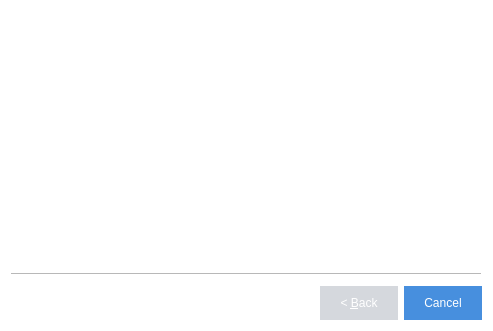
<?xml version="1.0" encoding="UTF-8"?>
<ui version="4.0">
 <class>Wizard</class>
 <widget class="QWizard" name="Wizard">
  <property name="geometry">
   <rect>
    <x>0</x>
    <y>0</y>
    <width>493</width>
    <height>331</height>
   </rect>
  </property>
  <property name="windowTitle">
   <string>Prismatik configuration</string>
  </property>
  <property name="styleSheet">
   <string notr="true">QWizard {
background-color:white;
}
QComboBox{
border:1px solid #d5d8dd;
}

QPushButton { 
padding-left:20px;
padding-right:20px;
padding-top:10px;
padding-bottom:10px;

color:white;
border: 0;
background-color:#478fde;
}
QPushButton:!enabled{
background-color:#d5d8dd;
color:white;
}

QPushButton:focus:pressed  { 
background-color:#98c9ff;
 }
QPushButton:hover{ 
background-color: #6baef7; 
}

*{
background-color:white;
color: #6f7480;
}
*:!enabled{
color:#d5d8dd;
	font: 9pt &quot;Segoe UI&quot;;
}</string>
  </property>
  <property name="sizeGripEnabled">
   <bool>false</bool>
  </property>
  <property name="modal">
   <bool>false</bool>
  </property>
  <property name="wizardStyle">
   <enum>QWizard::ClassicStyle</enum>
  </property>
  <property name="titleFormat">
   <enum>Qt::AutoText</enum>
  </property>
 </widget>
 <resources/>
 <connections/>
</ui>
